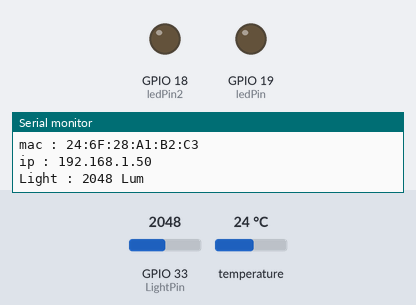
Recording of a sketch running on a simulated ESP32. Parts: output pins drawn as LEDs (lit = HIGH), the last lines printed to the serial monitor. The inputs (shaded band) are chosen by the test bench; at power-on: temperature 24 °C, GPIO 33 (LightPin) = 2048. WiFi joins after 1.5 s; servers stay silent unless stated; no MQTT or app messages arrive unless stated.

Above: at 2.7 s.
2.8 s: temperature set to 28 °C
At 5.5 s:
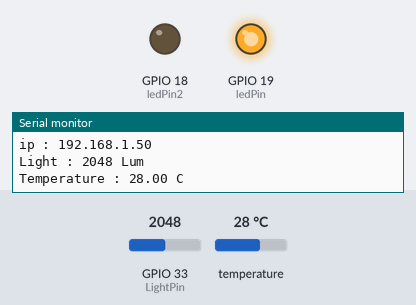
14.1 s: temperature set to 12 °C
At 19.5 s:
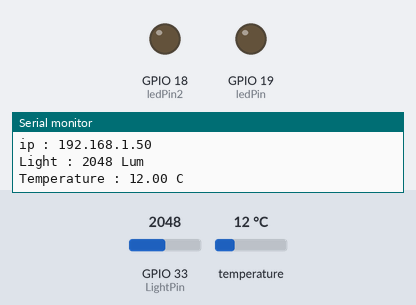
19.6 s: temperature set to 33 °C
At 25.3 s:
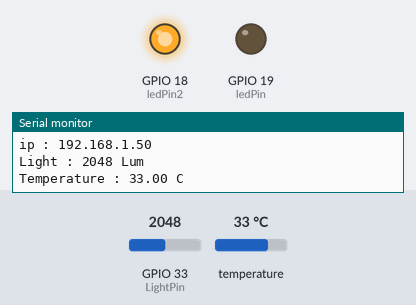
Timing chart, 0 to 38.8 s (numbered marks = the images above; inputs shaded):
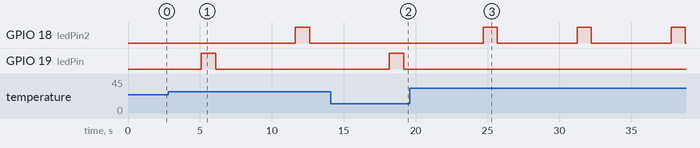

The sketch:

mqtt.ino
```cpp
#include "WiFi.h"
#include "PubSubClient.h"
#include "ArduinoJson.h"
#include "OneWire.h"
#include "DallasTemperature.h"

// WiFi
//const char *ssid = "Freebox-08247B"; // Enter your WiFi name
//const char *password = "0493705536";  // Enter WiFi password
const char *ssid = "HKN"; // Enter your WiFi name
const char *password = "12345678";  // Enter WiFi password

const char *lat = "43.63386535644531"; //coordoné 24 Chemin de Saint-Marc, Grasse, France
const char *lgn = "6.961919784545898";

const int ledPin = 19;
const int ledPin2 = 18;

String CoolerStatus;
String HeaterStatus;

const int LightPin = A5;

OneWire oneWire(23);
DallasTemperature tempSensor(&oneWire) ;

// MQTT Broker
const char *mqtt_broker = "test.mosquitto.org";
const char *topic = "iot/M1Miage2022";
const char *mqtt_username = "darkvador";
const char *mqtt_password = "6poD2R2";
const int mqtt_port = 1883;

WiFiClient espClient;
PubSubClient client(espClient);

void setup() {
  // Set software serial baud to 115200;
  Serial.begin(115200);
  // connecting to a WiFi network
  WiFi.begin(ssid, password);
  while (WiFi.status() != WL_CONNECTED) {
    delay(500);
    Serial.println("Connecting to WiFi..");
  }
  Serial.println("Connected to the WiFi network");
  //connecting to a mqtt broker
  client.setServer(mqtt_broker, mqtt_port);
  client.setCallback(callback);
  while (!client.connected()) {
    String client_id = "deathstar";
    client_id += String(WiFi.macAddress());
    Serial.printf("The client %s connects to the public mqtt broker\n", client_id.c_str());
    if (client.connect(client_id.c_str(), mqtt_username, mqtt_password)) {
      Serial.println(" mqtt broker connected");
    } else {
      Serial.print("failed with state ");
      Serial.print(client.state());
      delay(2000);
    }
  }
  pinMode(ledPin, OUTPUT);
  pinMode(ledPin2, OUTPUT);
  // publish and subscribe
  // client.publish(topic, "TEST HASSEN KHALIFA");
  // client.subscribe(topic);
}
void publishinfo(String temps, String light, String Ip, String Mac, String SSiD, String CoolerStatus, String HeaterStatus) {
  DynamicJsonDocument doc(2048);
  doc["status"]["temperature"] = temps;
  doc["status"]["light"] = light;
  doc["status"]["ledCooler"] = CoolerStatus;
  doc["status"]["ledHeater"] = HeaterStatus;
  doc["status"]["running"] = "RUNNING";

  doc["info"]["loc"] = "Grasse";
  doc["info"]["user"] = "21711996";
//  doc["info"]["uptime"] = "getUptime()";
//  doc["info"]["ssid"] = SSiD;
//  doc["info"]["ident"] = Mac;
//  doc["info"]["ip"] = Ip;
//
//  doc["reporthost"]["target_ip"] = "target_ip";
//  doc["reporthost"]["target_port"] = "target_port";
//  doc["reporthost"]["sp"] = "target_sp";
//
//  doc["regul"]["threshold"] = "DAY_LIGHT";
//  doc["regul"]["sbn"] = "TEMP_NIGHT_LOW";
//  doc["regul"]["shn"] = "TEMP_NIGHT_HIGH";
//  doc["regul"]["sbj"] = "TEMP_DAY_LOW";
//  doc["regul"]["shj"] = "TEMP_DAY_HIGH";
//
//  doc["lat"] = lat;
//  doc["lgn"] = lgn;
  String json;
  serializeJson(doc, json);
  char jsonChar[200];

  json.toCharArray(jsonChar, 200);
  client.publish(topic, jsonChar);
  delay(2000);
}
// void publishinfo(String temps, String light, String Ip, String Mac, String SSiD, String CoolerStatus, String HeaterStatus) {
//   DynamicJsonDocument doc(2048);
//   doc["status"]["temperature"] = temps;
//   doc["status"]["light"] = light;
//   doc["status"]["ledCooler"] = CoolerStatus;
//   doc["status"]["ledHeater"] = HeaterStatus;
//   doc["status"]["running"] = "RUNNING";

//   doc["info"]["loc"] = "Grasse";
//   doc["info"]["user"] = "21711996";
//   doc["info"]["uptime"] = "getUptime()";
//   doc["info"]["ssid"] = SSiD;
//   doc["info"]["ident"] = Mac;
//   doc["info"]["ip"] = Ip;

//   doc["reporthost"]["target_ip"] = "target_ip";
//   doc["reporthost"]["target_port"] = "target_port";
//   doc["reporthost"]["sp"] = "target_sp";

//   doc["regul"]["threshold"] = "DAY_LIGHT";
//   doc["regul"]["sbn"] = "TEMP_NIGHT_LOW";
//   doc["regul"]["shn"] = "TEMP_NIGHT_HIGH";
//   doc["regul"]["sbj"] = "TEMP_DAY_LOW";
//   doc["regul"]["shj"] = "TEMP_DAY_HIGH";

//   doc["lat"] = lat;
//   doc["lgn"] = lgn;
//   String json;
//   serializeJson(doc, json);
//   char jsonChar[100];

//   json.toCharArray(jsonChar, 100);
//   client.publish(topic, jsonChar);
//   delay(2000);
// }

void callback(char *topic, byte *payload, unsigned int length) {
  Serial.print("Message arrived in topic: ");
  Serial.println(topic);
  Serial.print("Message:");
  for (int i = 0; i < length; i++) {
    Serial.print((char) payload[i]);
  }
  Serial.println();
  Serial.println("-----------------------");
}

void loop() {
  float t;
  tempSensor.requestTemperaturesByIndex (0) ;
  t = tempSensor.getTempCByIndex (0) ;
  publishinfo(get_temperature(tempSensor), get_light(LightPin), get_Ip().c_str(), get_Mac(), get_Ssid(), get_CoolerStatus(), get_HeaterStatus());
  client.loop();
    if (t < 25) {
    digitalWrite(ledPin, HIGH);
    delay(1 * 1000);
    digitalWrite(ledPin, LOW);
    delay(1 * 1000);
    CoolerStatus = "off";
    HeaterStatus = "on";
  } else if (t > 25) {
    digitalWrite(ledPin2, HIGH);
    delay(1 * 1000);
    digitalWrite(ledPin2, LOW);
    delay(1 * 1000);
    CoolerStatus = "on";
    HeaterStatus = "off";
  }

  delay(1000);
}

String get_HeaterStatus() {

  Serial.println ( "Heater Status :  " + HeaterStatus ) ;
  return HeaterStatus;
}
String get_CoolerStatus() {
  Serial.println ( "Cooler Status :  " + CoolerStatus ) ;
  return CoolerStatus;
}

String get_Ip() {


  String ip;
  ip = WiFi.localIP().toString();
  Serial.println("ip : " + ip ); // for debug
  return ip;
}
String get_Mac() {

  String s;
  String mac;
  mac = WiFi.macAddress();
  s = String(mac);
  Serial.println("mac : " + s ); // for debug
  return s;
}
String get_Ssid() {

  String s;
  String ssid;
  ssid = WiFi.SSID();
  s = String(ssid);
  Serial.println("SSID : " + s ); // for debug
  return s;
}
String get_temperature(DallasTemperature tempSensor) {
  /* Renvoie la valeur du capteur de temperature dans une String
     Attention !!
        J'ai enleve le delay mais convertir prend du temps !
        moins que les requetes Http.
  */
  float t;
  String s;
  tempSensor.requestTemperaturesByIndex(0);
  t = tempSensor.getTempCByIndex(0);
  s = String(t);
  Serial.println("Temperature : " + s + " C"); // for debug
  return s;
}
/*--------------------------------*/
String get_light(int LightPin) {
  /* Renvoie la valeur du capteur de lumiere dans une String
  */
  int sensorValue;
  sensorValue = analogRead(LightPin);
  String s = String(sensorValue);
  Serial.println("Light : " + s + " Lum"); // for debug
  return s;
}
```

Measured:
- after the input at 2.8 s, GPIO 18 (ledPin2): LOW → HIGH after 8.8 s, → LOW 1.0 s later; GPIO 19 (ledPin): goes on until 6.1 s, then stays LOW
- after the input at 14.1 s, GPIO 18 (ledPin2): stays LOW (without the input it goes to HIGH after 4.1 s); GPIO 19 (ledPin): LOW → HIGH after 4.1 s, → LOW 1.0 s later
- after the input at 19.6 s, GPIO 18 (ledPin2): alternates HIGH for 1.0 s and LOW for 5.5 s, starting after 5.1 s; GPIO 19 (ledPin): stops changing and stays LOW
